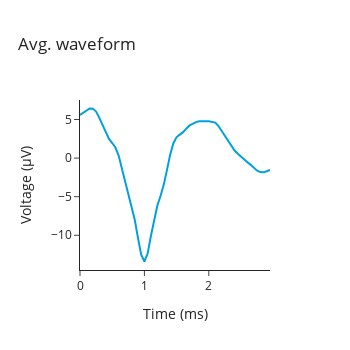
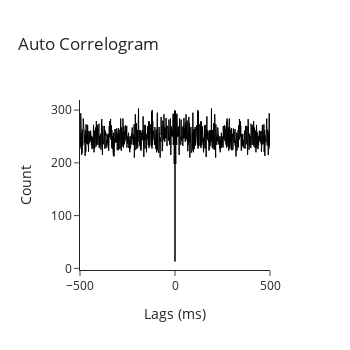

The notebook cell saved with these charts, in order:
### Code cell
# Plot the waveform and auto-correlogram
from element_array_ephys.plotting.unit_level import (
    plot_auto_correlogram,
    plot_waveform,
)

sampling_rate = (ephys.EphysSessionInfo & key_1).fetch1("session_info")[
    "sample_rate"
] / 1e3  # in kHz

peak_electrode_waveform, spike_times, cluster_quality_label = (
    (ephys.CuratedClustering.Unit & key_1 & f"unit={unit}")
    * ephys.WaveformSet.PeakWaveform
).fetch1("peak_electrode_waveform", "spike_times", "cluster_quality_label")

# Get the figure
waveform_fig = plot_waveform(
    waveform=peak_electrode_waveform, sampling_rate=sampling_rate
)

correlogram_fig = plot_auto_correlogram(
    spike_times=spike_times, bin_size=0.001, window_size=1
)

display(waveform_fig)
display(correlogram_fig)

### Figure 1 — Plotly figure (JSON) as saved in the notebook; plotly's stock layout.template omitted (floating-point values rounded to 4 significant figures)
{"data": [{"hovertemplate": "%{y:.2f} μV<br>%{x:.2f} ms<extra></extra>", "line": {"color": "rgb(0, 160, 223)", "width": 2}, "mode": "lines", "type": "scatter", "x": [0, 0.05, 0.1, 0.15, 0.2, 0.25, 0.3, 0.35, 0.4, 0.45, 0.5, 0.55, 0.6, 0.65, 0.7, 0.75, 0.8, 0.85, 0.9, 0.95, 1, 1.05, 1.1, 1.15, 1.2, 1.25, 1.3, 1.35, 1.4, 1.45, 1.5, 1.55, 1.6, 1.65, 1.7, 1.75, 1.8, 1.85, 1.9, 1.95, 2, 2.05, 2.1, 2.15, 2.2, 2.25, 2.3, 2.35, 2.4, 2.45, 2.5, 2.55, 2.6, 2.65, 2.7, 2.75, 2.8, 2.85, 2.9, 2.95], "y": [5.581, 5.867, 6.221, 6.427, 6.411, 6.026, 5.22, 4.267, 3.246, 2.482, 1.952, 1.373, 0.3307, -1.282, -3.145, -4.746, -6.153, -7.983, -10.34, -12.52, -13.4, -12.37, -10.12, -7.887, -6.174, -4.916, -3.467, -1.561, 0.4508, 1.93, 2.728, 3.042, 3.363, 3.811, 4.232, 4.423, 4.661, 4.774, 4.809, 4.768, 4.762, 4.725, 4.596, 4.159, 3.517, 2.798, 2.094, 1.468, 0.9828, 0.5702, 0.1595, -0.1669, -0.5343, -0.8771, -1.244, -1.628, -1.811, -1.848, -1.709, -1.526]}], "layout": {"height": 350, "title": {"text": "Avg. waveform"}, "width": 350, "xaxis": {"title": {"text": "Time (ms)"}}, "yaxis": {"title": {"text": "Voltage (μV)"}}}}

### Figure 2 — Plotly figure (JSON) as saved in the notebook; plotly's stock layout.template omitted (floating-point values rounded to 4 significant figures; data arrays with more than 128 entries replaced by an {"elided": "..."} marker saying what was removed)
{"data": [{"hovertemplate": "%{y}<br>%{x:.2f} ms<extra></extra>", "line": {"color": "black", "width": 1}, "mode": "lines", "type": "scatter", "x": {"elided": "1001 int values"}, "y": {"elided": "1001 int values"}}], "layout": {"height": 350, "title": {"text": "Auto Correlogram"}, "width": 350, "xaxis": {"title": {"text": "Lags (ms)"}}, "yaxis": {"range": [0, null], "title": {"text": "Count"}}}}
